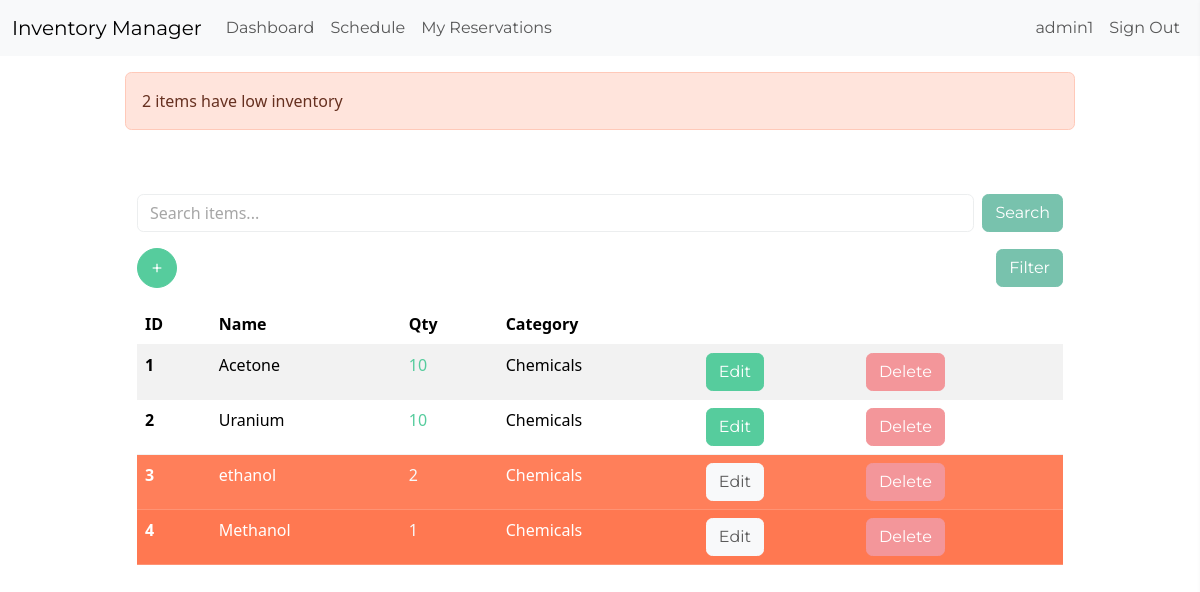
The app's page /dashboard/ (signed in), older data.
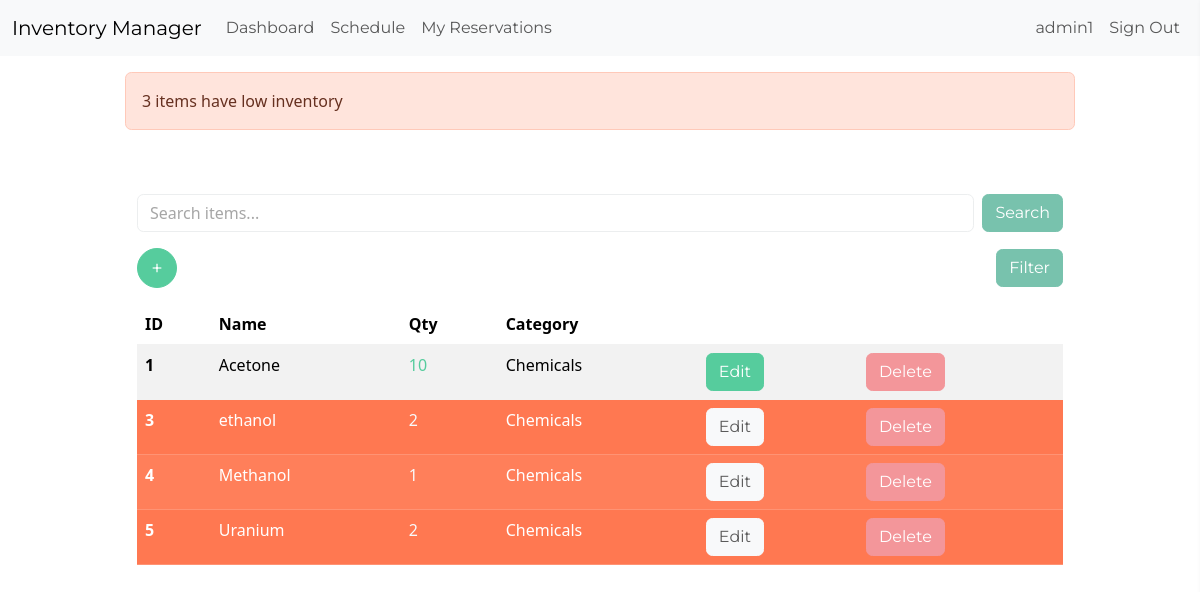
The same page, newer data.
### inventory/models.py (models this page shows, shortened)
class InventoryItem(models.Model):
    name = models.CharField(max_length=200, unique=True)
    quantity = models.PositiveIntegerField()
    category = models.ForeignKey(
        'Category',
        on_delete=models.SET_NULL,
        blank=True,
        null=True,
        related_name='items'
    )
    date_created = models.DateTimeField(auto_now_add=True)
    last_updated = models.DateTimeField(auto_now=True, null=True)
    user = models.ForeignKey(
        User,
        on_delete=models.CASCADE,
        related_name='inventory_items'
    )
    class Meta:
        ordering = ['-date_created']
        verbose_name = 'Inventory Item'
        verbose_name_plural = 'Inventory Items'

class Category(models.Model):
    name = models.CharField(max_length=200, unique=True)
    class Meta:
        verbose_name_plural = 'categories'
        ordering = ['name']

### inventory/views.py (the view)
# urls.py: path('dashboard/', Dashboard.as_view(), name='dashboard'),
class Dashboard(LoginRequiredMixin, View):
    def get(self, request):
        search_query = request.GET.get('q', '')  # Get the search query from the URL
        quantity_filter = request.GET.get('quantity_filter', '')
        category_filter = request.GET.get('category_filter', '')
        items = InventoryItem.objects.all().order_by('id')
        if search_query:
            items = items.filter(name__icontains=search_query)
        if category_filter:
            items = items.filter(category_id=category_filter)
        if quantity_filter == 'high_to_low':
            items = items.order_by('-quantity')
        elif quantity_filter == 'low_to_high':
            items = items.order_by('quantity')
        low_inventory = InventoryItem.objects.filter(
            quantity__lte=LOW_QUANTITY
        )
        if low_inventory.count() > 0:
            if low_inventory.count() > 1:
                messages.error(request, f'{low_inventory.count()} items have low inventory')
            else:
                messages.error(request, f'{low_inventory.count()} item has low inventory')
        low_inventory_ids = InventoryItem.objects.filter(
            quantity__lte=LOW_QUANTITY
        ).values_list('id', flat=True)
        categories = Category.objects.all()
        return render(
            request,
            'inventory/dashboard.html',
            {
                'items': items,
                'low_inventory_ids': low_inventory_ids,
                'categories': categories,
                'search': search_query,
                'quantity_filter': quantity_filter,
                'category_filter': category_filter,
            }
        )

### inventory/templates/inventory/dashboard.html (shortened to what this page needs)
{% extends 'inventory/base.html' %}
{% block content %}
    {% if messages %}
        <div class="row mt-3">
            {% for message in messages %}
                {% if message.tags == 'error' %}
                    <div class="col-md-10 col-12 mx-auto alert alert-danger">
                        {{ message }}
                    </div>
                {% else %}
                    <div class="col-md-10 col-12 mx-auto alert alert-success">
                        {{ message }}
                    </div>
                {% endif %}
            {% endfor %}
        </div>
    {% endif %}
    <div class="row">
        <div class="col-md-10 col-12 mx-auto mt-5">
            <form method="GET" action="{% url 'dashboard' %}" class="mb-3 d-flex">
                <input type="text" name="q" id="searchBox" value="{{ search }}" class="form-control me-2" placeholder="Search items..." autocomplete="off">
                <button type="submit" class="btn btn-primary">Search</button>
            </form>
           <div class="d-flex justify-content-between align-items-center mb-3">
            <a href="{% url 'add-item' %}" class="btn btn-success rounded-circle d-flex align-items-center justify-content-center" style="width: 40px; height: 40px; font-size: 20px; text-decoration: none;">
                +
            </a>
               <button id="filterButton" class="btn btn-primary">Filter</button>
        </div>
            <table class="table table-hover table-striped">
                <thead>
                    <tr>
                        <th scope="col">ID</th>
                        <th scope="col">Name</th>
                        <th scope="col">Qty</th>
                        <th scope="col">Category</th>
                        <th scope="col"></th>
                        <th scope="col"></th>
                    </tr>
                </thead>
                <tbody>
                    {% for item in items %}
                    <tr class="{% if item.id in low_inventory_ids %}table-danger{% endif %}">
                        <th scope="row">{{ item.id }}</th>
                        <td>{{ item.name }}</td>
                        <td class="{% if item.id in low_inventory_ids %}text-light{% else %}text-success{% endif %}">{{ item.quantity }}</td>
                        <td>{{ item.category.name }}</td>
                        <td><a href="{% url 'edit-item' item.id %}" class="{% if item.id in low_inventory_ids %}btn btn-light{% else %}btn btn-success{% endif %}">Edit</a></td>
                        <td><a href="{% url 'delete-item' item.id %}" class="btn btn-secondary">Delete</a></td>
                    </tr>
                    {% endfor %}
                </tbody>
            </table>
        </div>
    </div>
{% endblock content %}

### inventory/templates/inventory/base.html (shortened to what this page needs)
{% load static %}
<!DOCTYPE html>
<html lang="en">
<head>
    <link href="https://bootswatch.com/5/minty/bootstrap.min.css" rel="stylesheet">
    <link rel="stylesheet" href="{% static 'css/style.css' %}">
</head>
<body>
    {% include 'inventory/navigation.html' %}
    <div class="container my-3">
        {% block content %}
        {% endblock content %}
    </div>
</body>
</html>

### inventory/templates/inventory/navigation.html (shortened to what this page needs)
<nav class="navbar navbar-expand-lg bg-light">
    <div class="container-fluid">
        <a class="navbar-brand" href="{% url 'index' %}">Inventory Manager</a>
        <div class="collapse navbar-collapse" id="navbarNav">
            <ul class="navbar-nav me-auto">
                <li class="nav-item">
                    <a class="nav-link" href="{% url 'dashboard' %}">Dashboard</a>
                </li>
                <li class="nav-item">
                    <a class="nav-link" href="{% url 'room-calendar' %}">Schedule</a>
                </li>
                <li class="nav-item">
                    <a class="nav-link" href="{% url 'reservation_list' %}">My Reservations</a>
                </li>
            </ul>
            <ul class="navbar-nav">
                {% if user.is_authenticated %}
                    <li class="nav-item">
                        <a class="nav-link" href="#">{{ user.username }}</a>
                    </li>
                    <li class="nav-item">
                        <form method="post" action="{% url 'logout' %}" class="d-inline">
                            <button type="submit" class="nav-link border-0 bg-transparent">Sign Out</button>
                        </form>
                    </li>
                {% endif %}
            </ul>
        </div>
    </div>
</nav>

Row changes from the older to the newer data that the page shows:
removed InventoryItem: id "2", name "Uranium", quantity "10", category.name "Chemicals"
added InventoryItem: id "5", name "Uranium", quantity "2", category.name "Chemicals"
Text that changed along with them:
new list line: "3 items have low inventory"
list line gone: "2 items have low inventory"
